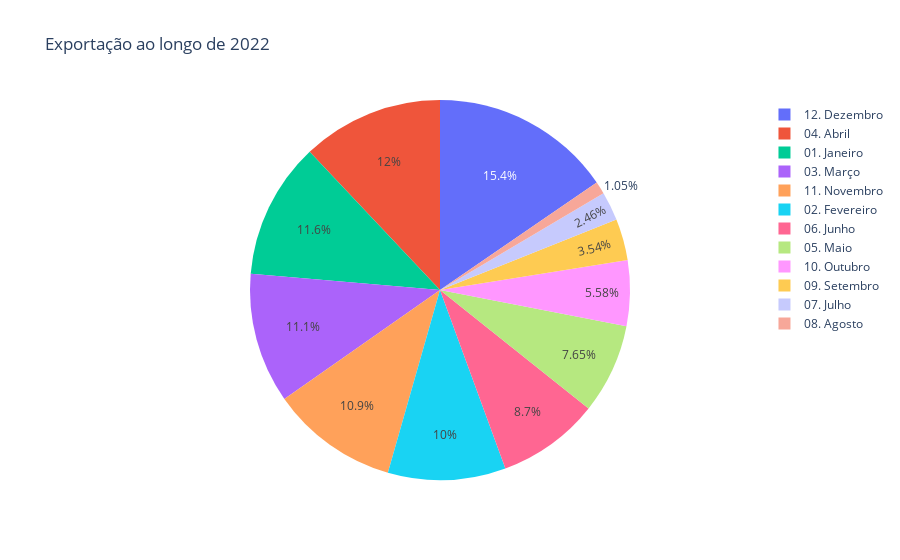

The code cell stored with this chart in its notebook:
### Code cell
fig = px.pie(df, values=df['Exportação - 2022 - Valor US$ FOB'], names=df['Mês'], title='Exportação ao longo de 2022')
fig.show()

### Figure 1 — Plotly figure (JSON) as saved in the notebook; plotly's stock layout.template omitted (floating-point values rounded to 4 significant figures; data arrays with more than 128 entries replaced by an {"elided": "..."} marker saying what was removed)
{"data": [{"domain": {"x": [0, 1], "y": [0, 1]}, "hovertemplate": "Mês=%{label}<br>Exportação - 2022 - Valor US$ FOB=%{value}<extra></extra>", "labels": {"elided": "312 str values"}, "legendgroup": "", "name": "", "showlegend": true, "type": "pie", "values": {"elided": "312 int values"}}], "layout": {"legend": {"tracegroupgap": 0}, "title": {"text": "Exportação ao longo de 2022"}}}
